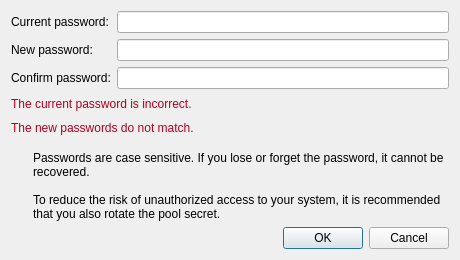
<?xml version="1.0" encoding="UTF-8"?>
<ui version="4.0">
 <class>ChangeServerPasswordDialog</class>
 <widget class="QDialog" name="ChangeServerPasswordDialog">
  <property name="geometry">
   <rect>
    <x>0</x>
    <y>0</y>
    <width>460</width>
    <height>260</height>
   </rect>
  </property>
  <property name="windowTitle">
   <string>Change Server Password</string>
  </property>
  <layout class="QVBoxLayout" name="verticalLayout">
   <item>
    <layout class="QFormLayout" name="formLayout">
     <item row="0" column="0">
      <widget class="QLabel" name="oldPassLabel">
       <property name="text">
        <string>Current password:</string>
       </property>
      </widget>
     </item>
     <item row="0" column="1">
      <widget class="QLineEdit" name="oldPassBox">
       <property name="echoMode">
        <enum>QLineEdit::Password</enum>
       </property>
      </widget>
     </item>
     <item row="1" column="0">
      <widget class="QLabel" name="newPassLabel">
       <property name="text">
        <string>New password:</string>
       </property>
      </widget>
     </item>
     <item row="1" column="1">
      <widget class="QLineEdit" name="newPassBox">
       <property name="echoMode">
        <enum>QLineEdit::Password</enum>
       </property>
      </widget>
     </item>
     <item row="2" column="0">
      <widget class="QLabel" name="confirmLabel">
       <property name="text">
        <string>Confirm password:</string>
       </property>
      </widget>
     </item>
     <item row="2" column="1">
      <widget class="QLineEdit" name="confirmBox">
       <property name="echoMode">
        <enum>QLineEdit::Password</enum>
       </property>
      </widget>
     </item>
    </layout>
   </item>
   <item>
    <widget class="QLabel" name="currentPasswordError">
     <property name="text">
      <string>The current password is incorrect.</string>
     </property>
     <property name="styleSheet">
      <string notr="true">color: #b00020;</string>
     </property>
     <property name="visible">
      <bool>false</bool>
     </property>
    </widget>
   </item>
   <item>
    <widget class="QLabel" name="newPasswordError">
     <property name="text">
      <string>The new passwords do not match.</string>
     </property>
     <property name="styleSheet">
      <string notr="true">color: #b00020;</string>
     </property>
     <property name="visible">
      <bool>false</bool>
     </property>
    </widget>
   </item>
   <item>
    <widget class="QWidget" name="noteRowWidget" native="true">
     <layout class="QHBoxLayout" name="noteRowLayout">
      <property name="leftMargin">
       <number>0</number>
      </property>
      <property name="topMargin">
       <number>8</number>
      </property>
      <property name="rightMargin">
       <number>0</number>
      </property>
      <property name="bottomMargin">
       <number>0</number>
      </property>
      <item>
       <widget class="QLabel" name="noteIconLabel">
        <property name="minimumSize">
         <size>
          <width>16</width>
          <height>16</height>
         </size>
        </property>
        <property name="maximumSize">
         <size>
          <width>16</width>
          <height>16</height>
         </size>
        </property>
        <property name="text">
         <string/>
        </property>
       </widget>
      </item>
      <item>
       <widget class="QLabel" name="noteLabel">
        <property name="text">
         <string>Passwords are case sensitive. If you lose or forget the password, it cannot be recovered.</string>
        </property>
        <property name="wordWrap">
         <bool>true</bool>
        </property>
       </widget>
      </item>
     </layout>
    </widget>
   </item>
   <item>
    <widget class="QWidget" name="poolSecretRowWidget" native="true">
     <property name="visible">
      <bool>false</bool>
     </property>
     <layout class="QHBoxLayout" name="poolSecretRowLayout">
      <property name="leftMargin">
       <number>0</number>
      </property>
      <property name="topMargin">
       <number>8</number>
      </property>
      <property name="rightMargin">
       <number>0</number>
      </property>
      <property name="bottomMargin">
       <number>0</number>
      </property>
      <item>
       <widget class="QLabel" name="poolSecretIconLabel">
        <property name="minimumSize">
         <size>
          <width>16</width>
          <height>16</height>
         </size>
        </property>
        <property name="maximumSize">
         <size>
          <width>16</width>
          <height>16</height>
         </size>
        </property>
        <property name="text">
         <string/>
        </property>
       </widget>
      </item>
      <item>
       <widget class="QLabel" name="poolSecretLabel">
        <property name="text">
         <string>To reduce the risk of unauthorized access to your system, it is recommended that you also rotate the pool secret.</string>
        </property>
        <property name="wordWrap">
         <bool>true</bool>
        </property>
       </widget>
      </item>
     </layout>
    </widget>
   </item>
   <item>
    <widget class="QDialogButtonBox" name="buttonBox">
     <property name="orientation">
      <enum>Qt::Horizontal</enum>
     </property>
     <property name="standardButtons">
      <set>QDialogButtonBox::Cancel|QDialogButtonBox::Ok</set>
     </property>
    </widget>
   </item>
  </layout>
 </widget>
 <resources/>
 <connections/>
</ui>
